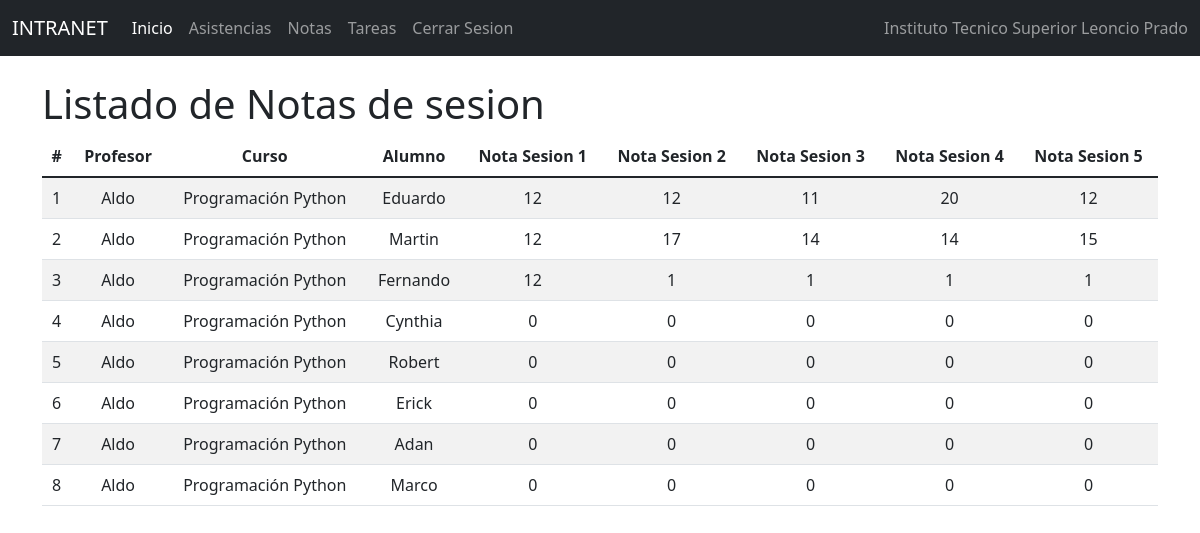
/indlisnotses/, run on the app's committed database.
### Notas/models.py (models this page shows, shortened)
class Notas(models.Model):
    id=models.IntegerField(primary_key=True)
    profesor = models.ForeignKey(Profesor, null=True,blank=True,on_delete=models.CASCADE)
    curso = models.ForeignKey(Curso, null=True,blank=True,on_delete=models.CASCADE)
    alumno = models.OneToOneField(to='Estudiante', to_field='id', null=True, blank=True, on_delete=models.CASCADE)
    sesion1_nt = models.IntegerField()
    sesion1_asis=models.CharField(max_length=50)
    tarea1_info = models.ForeignKey(Tarea1, null=True,blank=True,on_delete=models.CASCADE)
    soltarea1 = models.CharField(max_length=1000)
    notatarea1 = models.IntegerField()
    sesion2_nt = models.IntegerField()
    sesion2_asis=models.CharField(max_length=50)
    tarea2_info = models.ForeignKey(Tarea2, null=True,blank=True,on_delete=models.CASCADE)
    soltarea2 = models.CharField(max_length=1000)
    notatarea2 = models.IntegerField()
    sesion3_nt = models.IntegerField()
    sesion3_asis=models.CharField(max_length=50)
    tarea3_info = models.ForeignKey(Tarea3, null=True,blank=True,on_delete=models.CASCADE)
    soltarea3 = models.CharField(max_length=1000)
    notatarea3 = models.IntegerField()
    sesion4_nt = models.IntegerField()
    sesion4_asis=models.CharField(max_length=50)
    tarea4_info = models.ForeignKey(Tarea4, null=True,blank=True,on_delete=models.CASCADE)
    soltarea4 = models.CharField(max_length=1000)
    notatarea4 = models.IntegerField()
    sesion5_nt = models.IntegerField()
    sesion5_asis=models.CharField(max_length=50)
    tarea5_info = models.ForeignKey(Tarea5, null=True,blank=True,on_delete=models.CASCADE)
    soltarea5 = models.CharField(max_length=1000)
    notatarea5 = models.IntegerField()

class Profesor(models.Model):
    id=models.IntegerField(primary_key=True)
    nompro=models.CharField(max_length=50)
    apepro=models.CharField(max_length=50)
    dnipro=models.CharField(max_length=50)
    direccionpro=models.CharField(max_length=50)
    distritopro=models.ForeignKey(Distrito, null=True,blank=True,on_delete=models.CASCADE)
    emailpro=models.EmailField()
    estpro=models.IntegerField()
    usuario=models.OneToOneField(to='Usuario', to_field='id', null=True, blank=True, on_delete=models.CASCADE)

class Curso(models.Model):
    id=models.IntegerField(primary_key=True)
    nomcur=models.CharField(max_length=30)
    creditos=models.IntegerField()
    estcur=models.IntegerField()

class Estudiante(models.Model):
    id=models.IntegerField(primary_key=True)
    nomest=models.CharField(max_length=50)
    apeest=models.CharField(max_length=50)
    dniest=models.CharField(max_length=8)
    direccion=models.CharField(max_length=50)
    emailest=models.EmailField()
    estest=models.IntegerField()
    usuario=models.OneToOneField(to='Usuario', to_field='id', null=True, blank=True, on_delete=models.CASCADE)
    carrera=models.ForeignKey(Carrera, null=True, blank=True, on_delete=models.CASCADE)
    distrito=models.ForeignKey(Distrito, null=True, blank=True, on_delete=models.CASCADE)

### Notas/views.py (the view)
# urls.py: path('indlisnotses/', indlisnotses),
def indlisnotses (request):
    notas = Notas.objects.all()
    carrera = Carrera.objects.all()
    curso = Curso.objects.all()
    profesor = Profesor.objects.all()
    return render(request, 'PROCESOS/Listados/lisnotses.html', {"notas": notas, "carrera":carrera,
    "curso":curso, "profesor":profesor})

### Notas/Templates/PROCESOS/Listados/lisnotses.html (shortened to what this page needs)
{% extends "../../basepro.html" %}
{% block body %}
<div class="row">
    <div class="col-sm-12 col-md-12 col-lg-12 col-xl-12 ">
        <div class="table-responsive">
            <h1>Listado de Notas de sesion </h1>
            <table class="table table-striped" >
                <thead>
                    <tr>
                        <th>#</th>
                        <th>Profesor</th>
                        <th>Curso</th>
                        <th>Alumno</th>
                        <th>Nota Sesion 1 </th>
                        <th>Nota Sesion 2 </th>
                        <th>Nota Sesion 3 </th>
                        <th>Nota Sesion 4 </th>
                        <th>Nota Sesion 5 </th>
                    </tr>
                </thead>
                <tbody>
                    {% for c in notas %}
                    <tr>
                        <td>{{forloop.counter}}</td>
                        <td>{{c.profesor.nompro}}</td>
                        <td>{{c.curso.nomcur}}</td>
                        <td>{{c.alumno.nomest}}</td>
                        <td>{{c.sesion1_nt}}</td>
                        <td>{{c.sesion2_nt}}</td>
                        <td>{{c.sesion3_nt}}</td>
                        <td>{{c.sesion4_nt}}</td>
                        <td>{{c.sesion5_nt}}</td>
                    </tr>
                    {% endfor %}
                </tbody>
            </table>
        </div>
    </div>
</div>
{% endblock %}

### Notas/static/css/gestiontipusu.css (style rules this page uses)
th, td { text-align: center; vertical-align: middle; }

### data on the page
Notas: profesor.nompro "Aldo", curso.nomcur "Programación Python", alumno.nomest "Eduardo", sesion1_nt "12", sesion2_nt "12", sesion3_nt "11", sesion4_nt "20", sesion5_nt "12"
Notas: profesor.nompro "Aldo", curso.nomcur "Programación Python", alumno.nomest "Martin", sesion1_nt "12", sesion2_nt "17", sesion3_nt "14", sesion4_nt "14", sesion5_nt "15"
Notas: profesor.nompro "Aldo", curso.nomcur "Programación Python", alumno.nomest "Fernando", sesion1_nt "12", sesion2_nt "1", sesion3_nt "1", sesion4_nt "1", sesion5_nt "1"
Notas: profesor.nompro "Aldo", curso.nomcur "Programación Python", alumno.nomest "Cynthia", sesion1_nt "0", sesion2_nt "0", sesion3_nt "0", sesion4_nt "0", sesion5_nt "0"
Notas: profesor.nompro "Aldo", curso.nomcur "Programación Python", alumno.nomest "Robert", sesion1_nt "0", sesion2_nt "0", sesion3_nt "0", sesion4_nt "0", sesion5_nt "0"
Notas: profesor.nompro "Aldo", curso.nomcur "Programación Python", alumno.nomest "Erick", sesion1_nt "0", sesion2_nt "0", sesion3_nt "0", sesion4_nt "0", sesion5_nt "0"
Notas: profesor.nompro "Aldo", curso.nomcur "Programación Python", alumno.nomest "Adan", sesion1_nt "0", sesion2_nt "0", sesion3_nt "0", sesion4_nt "0", sesion5_nt "0"
Notas: profesor.nompro "Aldo", curso.nomcur "Programación Python", alumno.nomest "Marco", sesion1_nt "0", sesion2_nt "0", sesion3_nt "0", sesion4_nt "0", sesion5_nt "0"
